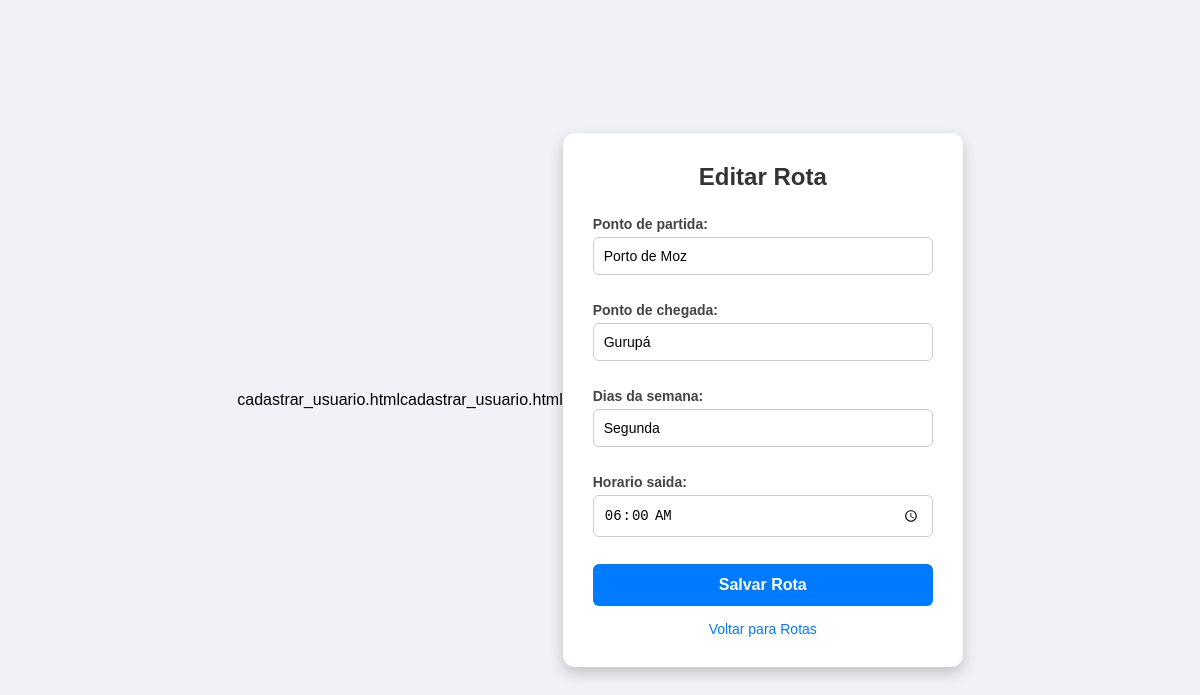
The app's page /usuario/rotas/editar/1/ (signed in) with its own data.
### Usuario/models.py (models this page shows, shortened)
class Rotas(models.Model):
    ponto_de_partida = models.CharField(max_length=100)
    ponto_de_chegada = models.CharField(max_length=100)
    dias_da_semana = models.CharField(max_length=50)
    horario_saida = models.TimeField()

### Usuario/views.py (the view)
# urls.py: path('rotas/editar/<int:id>/', views.editar_rota, name='editar_rota'),
@login_required
def editar_rota(request, id):
    if request.user.tipo_de_usuario != 'administrador':
        raise PermissionDenied
    rota = get_object_or_404(Rotas, id=id)
    if request.method == "POST":
        form = RotasForm(request.POST, instance=rota)
        if form.is_valid():
            form.save()
            return redirect("listar_rotas")
    else:
        form = RotasForm(instance=rota)
    return render(request, "Usuario/cadastrar_rota.html", {"form": form, "editando": True})

### Usuario/formulario.py
class RotasForm(BootstrapModelForm):
    class Meta:
        model = Rotas
        fields = ["ponto_de_partida", "ponto_de_chegada", "dias_da_semana", "horario_saida"]
        widgets = {
            'horario_saida': forms.TimeInput(attrs={'type': 'time'}, format='%H:%M'),
        }

### Usuario/templates/Usuario/cadastrar_rota.html (shortened to what this page needs)
cadastrar_usuario.htmlcadastrar_usuario.html{% load static %}
<link rel="stylesheet" href="{% static 'Usuario/css/estilo.css' %}">
<!DOCTYPE html>
<html lang="pt-br">
<head>
    <link rel="stylesheet" href="{% static 'Usuario/css/estilo.css' %}?v=8">
</head>
<body>
<div class="caixa">
    <h1>{% if editando %}Editar Rota{% else %}Cadastrar Rota{% endif %}</h1>
    <form method="post">
        {{ form.as_p }}
        <button type="submit" class="btn-azul">Salvar Rota</button>
    </form>
    <a href="{% url 'listar_rotas' %}" class="link-padrao">Voltar para Rotas</a>
</div>
</body>
</html>

### Usuario/static/Usuario/css/estilo.css (style rules this page uses)
* { margin: 0; padding: 0; box-sizing: border-box; }
body { height: 100vh; display: flex; justify-content: center; align-items: center; background-color: #f0f2f5; font-family: Arial, sans-serif; }
.caixa { background-color: #ffffff; padding: 30px; border-radius: 12px; box-shadow: 0 6px 15px rgba(0,0,0,0.2); width: 400px; max-width: 95%; }
.caixa h1 { margin-bottom: 25px; font-size: 24px; color: #333; text-align: center; }
.caixa form { display: flex; flex-direction: column; gap: 15px; }
.caixa .grupo-campo, .caixa p { display: flex; flex-direction: column; gap: 5px; margin-bottom: 12px; text-align: left; width: 100%; }
.caixa label, .caixa p label { font-size: 14px; font-weight: bold; color: #444; text-align: left; display: block; }
.caixa input, .caixa select { width: 100% !important; padding: 10px; border: 1px solid #ccc; border-radius: 6px; font-size: 14px; outline: none; box-sizing: border-box; }
.caixa button, .btn-acao { width: 100%; padding: 12px; color: #fff; border: none; border-radius: 6px; font-size: 16px; font-weight: bold; cursor: pointer; text-decoration: none; text-align: center; transition: background-color 0.3s; }
.btn-azul { background-color: #007bff; }
.caixa .link-padrao { display: inline-block; margin-top: 15px; color: #007bff; text-decoration: none; font-size: 14px; text-align: center; width: 100%; }

### records on screen
Rotas: ponto_de_partida "Porto de Moz", ponto_de_chegada "Gurupá", dias_da_semana "Segunda", horario_saida "06:00"
